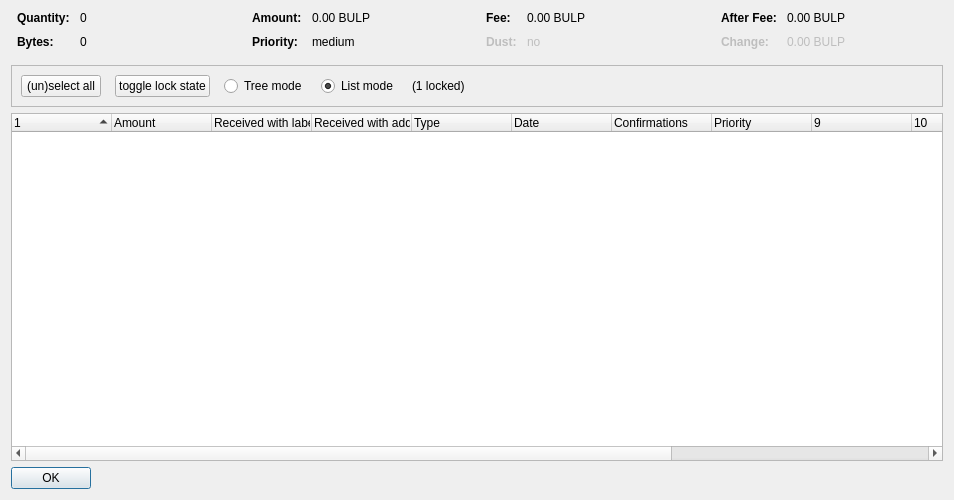
<?xml version="1.0" encoding="UTF-8"?>
<ui version="4.0">
 <class>CoinControlDialog</class>
 <widget class="QDialog" name="CoinControlDialog">
  <property name="geometry">
   <rect>
    <x>0</x>
    <y>0</y>
    <width>954</width>
    <height>500</height>
   </rect>
  </property>
  <property name="windowTitle">
   <string>Coin Selection</string>
  </property>
  <layout class="QVBoxLayout" name="verticalLayout">
   <item>
    <layout class="QHBoxLayout" name="horizontalLayoutTop" stretch="0,0,0,0">
     <property name="topMargin">
      <number>0</number>
     </property>
     <property name="bottomMargin">
      <number>10</number>
     </property>
     <item>
      <layout class="QFormLayout" name="formLayoutCoinControl1">
       <property name="horizontalSpacing">
        <number>10</number>
       </property>
       <property name="verticalSpacing">
        <number>10</number>
       </property>
       <property name="leftMargin">
        <number>6</number>
       </property>
       <property name="rightMargin">
        <number>6</number>
       </property>
       <item row="0" column="0">
        <widget class="QLabel" name="labelCoinControlQuantityText">
         <property name="font">
          <font>
           <weight>75</weight>
           <bold>true</bold>
          </font>
         </property>
         <property name="text">
          <string>Quantity:</string>
         </property>
        </widget>
       </item>
       <item row="0" column="1">
        <widget class="QLabel" name="labelCoinControlQuantity">
         <property name="cursor">
          <cursorShape>IBeamCursor</cursorShape>
         </property>
         <property name="contextMenuPolicy">
          <enum>Qt::ActionsContextMenu</enum>
         </property>
         <property name="text">
          <string notr="true">0</string>
         </property>
         <property name="textInteractionFlags">
          <set>Qt::LinksAccessibleByMouse|Qt::TextSelectableByKeyboard|Qt::TextSelectableByMouse</set>
         </property>
        </widget>
       </item>
       <item row="1" column="0">
        <widget class="QLabel" name="labelCoinControlBytesText">
         <property name="font">
          <font>
           <weight>75</weight>
           <bold>true</bold>
          </font>
         </property>
         <property name="text">
          <string>Bytes:</string>
         </property>
        </widget>
       </item>
       <item row="1" column="1">
        <widget class="QLabel" name="labelCoinControlBytes">
         <property name="cursor">
          <cursorShape>IBeamCursor</cursorShape>
         </property>
         <property name="contextMenuPolicy">
          <enum>Qt::ActionsContextMenu</enum>
         </property>
         <property name="text">
          <string notr="true">0</string>
         </property>
         <property name="textInteractionFlags">
          <set>Qt::LinksAccessibleByMouse|Qt::TextSelectableByKeyboard|Qt::TextSelectableByMouse</set>
         </property>
        </widget>
       </item>
      </layout>
     </item>
     <item>
      <layout class="QFormLayout" name="formLayoutCoinControl2">
       <property name="horizontalSpacing">
        <number>10</number>
       </property>
       <property name="verticalSpacing">
        <number>10</number>
       </property>
       <property name="leftMargin">
        <number>6</number>
       </property>
       <property name="rightMargin">
        <number>6</number>
       </property>
       <item row="0" column="0">
        <widget class="QLabel" name="labelCoinControlAmountText">
         <property name="font">
          <font>
           <weight>75</weight>
           <bold>true</bold>
          </font>
         </property>
         <property name="text">
          <string>Amount:</string>
         </property>
        </widget>
       </item>
       <item row="0" column="1">
        <widget class="QLabel" name="labelCoinControlAmount">
         <property name="cursor">
          <cursorShape>IBeamCursor</cursorShape>
         </property>
         <property name="contextMenuPolicy">
          <enum>Qt::ActionsContextMenu</enum>
         </property>
         <property name="text">
          <string notr="true">0.00 BULP</string>
         </property>
         <property name="textInteractionFlags">
          <set>Qt::LinksAccessibleByMouse|Qt::TextSelectableByKeyboard|Qt::TextSelectableByMouse</set>
         </property>
        </widget>
       </item>
       <item row="1" column="0">
        <widget class="QLabel" name="labelCoinControlPriorityText">
         <property name="font">
          <font>
           <weight>75</weight>
           <bold>true</bold>
          </font>
         </property>
         <property name="text">
          <string>Priority:</string>
         </property>
        </widget>
       </item>
       <item row="1" column="1">
        <widget class="QLabel" name="labelCoinControlPriority">
         <property name="cursor">
          <cursorShape>IBeamCursor</cursorShape>
         </property>
         <property name="contextMenuPolicy">
          <enum>Qt::ActionsContextMenu</enum>
         </property>
         <property name="text">
          <string>medium</string>
         </property>
         <property name="textInteractionFlags">
          <set>Qt::LinksAccessibleByMouse|Qt::TextSelectableByKeyboard|Qt::TextSelectableByMouse</set>
         </property>
        </widget>
       </item>
      </layout>
     </item>
     <item>
      <layout class="QFormLayout" name="formLayoutCoinControl3">
       <property name="horizontalSpacing">
        <number>10</number>
       </property>
       <property name="verticalSpacing">
        <number>10</number>
       </property>
       <property name="leftMargin">
        <number>6</number>
       </property>
       <property name="rightMargin">
        <number>6</number>
       </property>
       <item row="0" column="0">
        <widget class="QLabel" name="labelCoinControlFeeText">
         <property name="font">
          <font>
           <weight>75</weight>
           <bold>true</bold>
          </font>
         </property>
         <property name="text">
          <string>Fee:</string>
         </property>
        </widget>
       </item>
       <item row="0" column="1">
        <widget class="QLabel" name="labelCoinControlFee">
         <property name="cursor">
          <cursorShape>IBeamCursor</cursorShape>
         </property>
         <property name="contextMenuPolicy">
          <enum>Qt::ActionsContextMenu</enum>
         </property>
         <property name="text">
          <string notr="true">0.00 BULP</string>
         </property>
         <property name="textInteractionFlags">
          <set>Qt::LinksAccessibleByMouse|Qt::TextSelectableByKeyboard|Qt::TextSelectableByMouse</set>
         </property>
        </widget>
       </item>
       <item row="1" column="0">
        <widget class="QLabel" name="labelCoinControlLowOutputText">
         <property name="enabled">
          <bool>false</bool>
         </property>
         <property name="font">
          <font>
           <weight>75</weight>
           <bold>true</bold>
          </font>
         </property>
         <property name="text">
          <string>Dust:</string>
         </property>
        </widget>
       </item>
       <item row="1" column="1">
        <widget class="QLabel" name="labelCoinControlLowOutput">
         <property name="enabled">
          <bool>false</bool>
         </property>
         <property name="cursor">
          <cursorShape>IBeamCursor</cursorShape>
         </property>
         <property name="contextMenuPolicy">
          <enum>Qt::ActionsContextMenu</enum>
         </property>
         <property name="text">
          <string>no</string>
         </property>
         <property name="textInteractionFlags">
          <set>Qt::LinksAccessibleByMouse|Qt::TextSelectableByKeyboard|Qt::TextSelectableByMouse</set>
         </property>
        </widget>
       </item>
      </layout>
     </item>
     <item>
      <layout class="QFormLayout" name="formLayoutCoinControl4">
       <property name="horizontalSpacing">
        <number>10</number>
       </property>
       <property name="verticalSpacing">
        <number>10</number>
       </property>
       <property name="leftMargin">
        <number>6</number>
       </property>
       <property name="rightMargin">
        <number>6</number>
       </property>
       <item row="0" column="0">
        <widget class="QLabel" name="labelCoinControlAfterFeeText">
         <property name="font">
          <font>
           <weight>75</weight>
           <bold>true</bold>
          </font>
         </property>
         <property name="text">
          <string>After Fee:</string>
         </property>
        </widget>
       </item>
       <item row="0" column="1">
        <widget class="QLabel" name="labelCoinControlAfterFee">
         <property name="cursor">
          <cursorShape>IBeamCursor</cursorShape>
         </property>
         <property name="contextMenuPolicy">
          <enum>Qt::ActionsContextMenu</enum>
         </property>
         <property name="text">
          <string notr="true">0.00 BULP</string>
         </property>
         <property name="textInteractionFlags">
          <set>Qt::LinksAccessibleByMouse|Qt::TextSelectableByKeyboard|Qt::TextSelectableByMouse</set>
         </property>
        </widget>
       </item>
       <item row="1" column="0">
        <widget class="QLabel" name="labelCoinControlChangeText">
         <property name="enabled">
          <bool>false</bool>
         </property>
         <property name="font">
          <font>
           <weight>75</weight>
           <bold>true</bold>
          </font>
         </property>
         <property name="text">
          <string>Change:</string>
         </property>
        </widget>
       </item>
       <item row="1" column="1">
        <widget class="QLabel" name="labelCoinControlChange">
         <property name="enabled">
          <bool>false</bool>
         </property>
         <property name="cursor">
          <cursorShape>IBeamCursor</cursorShape>
         </property>
         <property name="contextMenuPolicy">
          <enum>Qt::ActionsContextMenu</enum>
         </property>
         <property name="text">
          <string notr="true">0.00 BULP</string>
         </property>
         <property name="textInteractionFlags">
          <set>Qt::LinksAccessibleByMouse|Qt::TextSelectableByKeyboard|Qt::TextSelectableByMouse</set>
         </property>
        </widget>
       </item>
      </layout>
     </item>
    </layout>
   </item>
   <item>
    <widget class="QFrame" name="frame">
     <property name="minimumSize">
      <size>
       <width>0</width>
       <height>40</height>
      </size>
     </property>
     <property name="frameShape">
      <enum>QFrame::StyledPanel</enum>
     </property>
     <property name="frameShadow">
      <enum>QFrame::Sunken</enum>
     </property>
     <layout class="QHBoxLayout" name="horizontalLayout">
      <item>
       <layout class="QHBoxLayout" name="horizontalLayoutPanel" stretch="0,0,0,0,0,0">
        <property name="spacing">
         <number>14</number>
        </property>
        <item>
         <widget class="QPushButton" name="pushButtonSelectAll">
          <property name="sizePolicy">
           <sizepolicy hsizetype="Maximum" vsizetype="Fixed">
            <horstretch>0</horstretch>
            <verstretch>0</verstretch>
           </sizepolicy>
          </property>
          <property name="text">
           <string>(un)select all</string>
          </property>
          <property name="autoDefault">
           <bool>false</bool>
          </property>
         </widget>
        </item>
        <item>
         <widget class="QPushButton" name="pushButtonToggleLock">
          <property name="sizePolicy">
           <sizepolicy hsizetype="Maximum" vsizetype="Fixed">
            <horstretch>0</horstretch>
            <verstretch>0</verstretch>
           </sizepolicy>
          </property>
          <property name="text">
           <string>toggle lock state</string>
          </property>
          <property name="autoDefault">
           <bool>false</bool>
          </property>
         </widget>
        </item>
        <item>
         <widget class="QRadioButton" name="radioTreeMode">
          <property name="sizePolicy">
           <sizepolicy hsizetype="Maximum" vsizetype="Fixed">
            <horstretch>0</horstretch>
            <verstretch>0</verstretch>
           </sizepolicy>
          </property>
          <property name="text">
           <string>Tree mode</string>
          </property>
         </widget>
        </item>
        <item>
         <widget class="QRadioButton" name="radioListMode">
          <property name="sizePolicy">
           <sizepolicy hsizetype="Maximum" vsizetype="Fixed">
            <horstretch>0</horstretch>
            <verstretch>0</verstretch>
           </sizepolicy>
          </property>
          <property name="text">
           <string>List mode</string>
          </property>
          <property name="checked">
           <bool>true</bool>
          </property>
         </widget>
        </item>
        <item>
         <widget class="QLabel" name="labelLocked">
          <property name="text">
           <string>(1 locked)</string>
          </property>
         </widget>
        </item>
        <item>
         <spacer name="horizontalSpacer">
          <property name="orientation">
           <enum>Qt::Horizontal</enum>
          </property>
          <property name="sizeHint" stdset="0">
           <size>
            <width>40</width>
            <height>20</height>
           </size>
          </property>
         </spacer>
        </item>
       </layout>
      </item>
     </layout>
    </widget>
   </item>
   <item>
    <widget class="CoinControlTreeWidget" name="treeWidget">
     <property name="contextMenuPolicy">
      <enum>Qt::CustomContextMenu</enum>
     </property>
     <property name="sortingEnabled">
      <bool>false</bool>
     </property>
     <property name="columnCount">
      <number>13</number>
     </property>
     <attribute name="headerShowSortIndicator" stdset="0">
      <bool>true</bool>
     </attribute>
     <attribute name="headerStretchLastSection">
      <bool>false</bool>
     </attribute>
     <column>
      <property name="text">
       <string/>
      </property>
     </column>
     <column>
      <property name="text">
       <string>Amount</string>
      </property>
     </column>
     <column>
      <property name="text">
       <string>Received with label</string>
      </property>
     </column>
     <column>
      <property name="text">
       <string>Received with address</string>
      </property>
     </column>
     <column>
      <property name="text">
	<string>Type</string>
      </property>
     </column>
     <column>
      <property name="text">	 
       <string>Date</string>
      </property>
     </column>
     <column>
      <property name="text">
       <string>Confirmations</string>
      </property>
      <property name="toolTip">
       <string>Confirmed</string>
      </property>
     </column>
     <column>
      <property name="text">
       <string>Priority</string>
      </property>
     </column>
     <column>
      <property name="text">
       <string/>
      </property>
     </column>
     <column>
      <property name="text">
       <string/>
      </property>
     </column>
     <column>
      <property name="text">
       <string/>
      </property>
     </column>
     <column>
      <property name="text">
       <string/>
      </property>
     </column>
     <column>
      <property name="text">
       <string/>
      </property>
     </column>
    </widget>
   </item>
   <item>
    <widget class="QDialogButtonBox" name="buttonBox">
     <property name="sizePolicy">
      <sizepolicy hsizetype="Maximum" vsizetype="Fixed">
       <horstretch>0</horstretch>
       <verstretch>0</verstretch>
      </sizepolicy>
     </property>
     <property name="orientation">
      <enum>Qt::Horizontal</enum>
     </property>
     <property name="standardButtons">
      <set>QDialogButtonBox::Ok</set>
     </property>
    </widget>
   </item>
  </layout>
 </widget>
 <customwidgets>
  <customwidget>
   <class>CoinControlTreeWidget</class>
   <extends>QTreeWidget</extends>
   <header>coincontroltreewidget.h</header>
  </customwidget>
 </customwidgets>
 <resources/>
 <connections/>
</ui>
